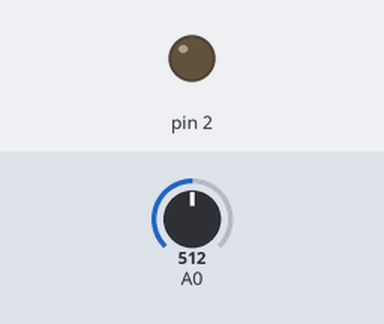
Simulated run of this sketch. Board: Arduino Uno, built with avr-gcc and run on an emulated ATmega328P. Parts: output pins drawn as LEDs (lit = HIGH). The test bench sets the inputs (shaded band); at power-on: A0 = 512.

Above: at 1.2 s.
1.3 s: A0 set to 105
2.8 s: A0 set to 94
At 3.1 s:
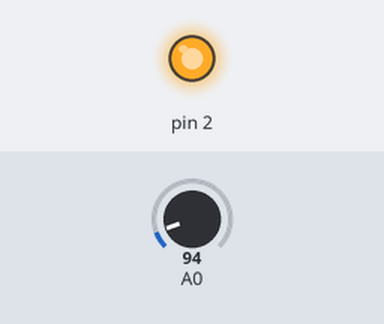
4.3 s: A0 set to 110
At 5.5 s:
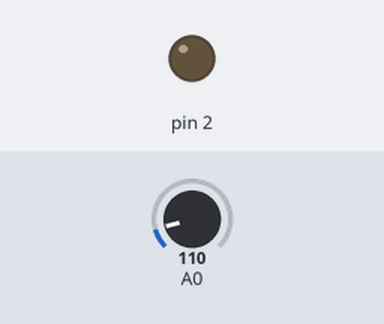
5.8 s: A0 set to 90
At 6.6 s:
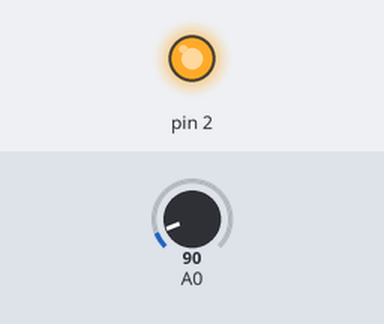
Timing chart, 0 to 8.3 s (numbered marks = the images above; inputs shaded):
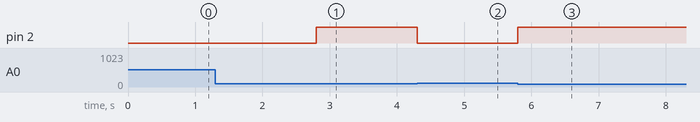

Measured:
- the behaviour switches between 101 and 100 on A0 (found by bisection; images 0 and 1)
- after the input at 1.3 s, every drawn part: stays the same
- after the input at 2.8 s, pin 2: LOW → HIGH at once
- after the input at 4.3 s, pin 2: HIGH → LOW at once
- after the input at 5.8 s, pin 2: LOW → HIGH at once

The sketch:

sketch_apr3c.ino
```cpp
int LED=2;
int LDR=A0;
int LDRval = 0;
int LightStatus=0;

void setup(){
  pinMode(A0, INPUT);
  pinMode(2, OUTPUT);

}

void loop(){
  LDRval=analogRead(A0);
  if (LDRval <=100) {
    digitalWrite(2, HIGH);
    LightStatus=100;
  }
  else{
    digitalWrite(2, LOW);
    LightStatus=0;
  }
}
```
